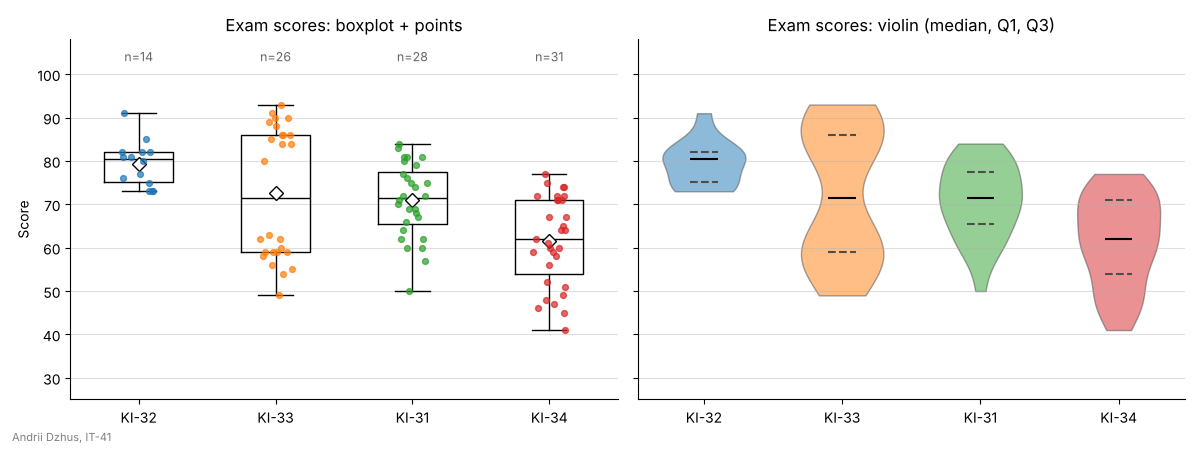

Write the Python code that produced this figure.
import matplotlib.pyplot as plt
import numpy as np

STUDENT_NAME = "Andrii Dzhus"   # ім'я та прізвище транслітерацією
STUDENT_GROUP = "IT-41"   # група

rng = np.random.default_rng(42)
groups = ["KI-31", "KI-32", "KI-33", "KI-34"]
scores = [
    rng.normal(71, 11, size=28).clip(0, 100).round(),
    rng.normal(78, 6, size=14).clip(0, 100).round(),
    np.concatenate([rng.normal(58, 6, size=13), rng.normal(87, 4, size=13)]).round(),
    rng.normal(65, 14, size=31).clip(0, 100).round(),
]

# загальні налаштування один раз для всіх Axes
plt.rcParams["axes.spines.top"] = False
plt.rcParams["axes.spines.right"] = False
plt.rcParams["axes.grid"] = True
plt.rcParams["axes.grid.axis"] = "y"
plt.rcParams["grid.alpha"] = 0.4

# групи за медіаною, від найбільшої
medians = np.array([np.median(s) for s in scores])
order = np.argsort(medians)[::-1]
ordered_groups = [groups[i] for i in order]
ordered_scores = [scores[i] for i in order]
positions = np.arange(1, len(groups) + 1)
colors = ["tab:blue", "tab:orange", "tab:green", "tab:red"]

fig, (ax_box, ax_violin) = plt.subplots(1, 2, figsize=(12, 4.5), sharey=True)

# --- ліворуч: boxplot + точки ---
ax_box.boxplot(
    ordered_scores,
    positions=positions,
    widths=0.5,
    showmeans=True,
    showfliers=False,
    medianprops={"color": "black"},
    meanprops={"marker": "D", "markerfacecolor": "white",
               "markeredgecolor": "black", "markersize": 7},
)

jitter_rng = np.random.default_rng(0)       # окремий генератор для розкиду точок
for position, data, color in zip(positions, ordered_scores, colors):
    jitter = jitter_rng.uniform(-0.12, 0.12, size=data.size)
    ax_box.scatter(position + jitter, data, s=18, color=color, alpha=0.7, zorder=3)
    ax_box.text(position, 103, f"n={data.size}", ha="center", color="0.4", fontsize=9)

ax_box.set_xticks(positions, ordered_groups)
ax_box.set_ylim(25, 108)
ax_box.set_ylabel("Score")
ax_box.set_title("Exam scores: boxplot + points")

# --- праворуч: violin plot з медіаною та квартилями ---
parts = ax_violin.violinplot(ordered_scores, positions=positions, widths=0.6,
                             showextrema=False)
for body, color in zip(parts["bodies"], colors):
    body.set_facecolor(color)
    body.set_edgecolor("0.3")
    body.set_alpha(0.5)

for position, data in zip(positions, ordered_scores):
    q1, median, q3 = np.percentile(data, [25, 50, 75])
    ax_violin.hlines(median, position - 0.1, position + 0.1, color="black", linewidth=1.5)
    ax_violin.hlines([q1, q3], position - 0.1, position + 0.1, color="0.3",
                     linestyle="--", linewidth=1.5)

ax_violin.set_xticks(positions, ordered_groups)
ax_violin.set_title("Exam scores: violin (median, Q1, Q3)")

fig.text(0.01, 0.02, f"{STUDENT_NAME}, {STUDENT_GROUP}", fontsize=8, color="gray")
fig.tight_layout(rect=(0, 0.02, 1, 1))

fig.savefig("task_3.png", dpi=100)
plt.show()
